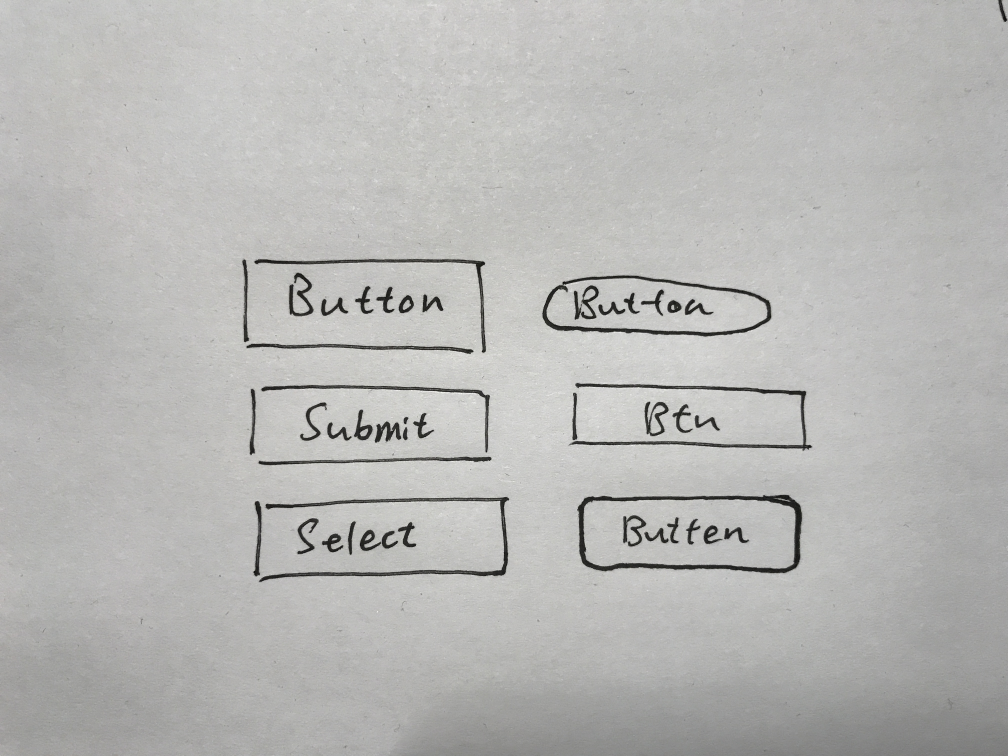
#> input picture Server/src/ImageProcessing/User Upload/IMG_1450.JPG, 4032 x 3024 px, found by its file name (shown at 1/4 size)
$ python -i OpenCVBoxDetection.py   (imports and definitions only)
#> lines starting #> are read from the running program, lines starting #| are printed output that depends on the picture; after the words box and inside, x2 and y2 are one past the last pixel; in counts of white or black regions, pixels touching at a corner belong together
### Server/src/Blocks/Blocks.py
from SingleBlock import SingleBlock

blocks = {}

IDAssignCount = 1

# Function will return individual block as an SingleBlock Object
def getBlockByID(blockID: int):
    return blocks[blockID]


def getTotalBlocks():
    return len(blocks)


def addBlock():
    global IDAssignCount
    blocks[IDAssignCount] = SingleBlock()
    getBlockByID(IDAssignCount).setBlockID(IDAssignCount)
    IDAssignCount += 1


# Example of how to use this
def runExample():
    addBlock()  # Creates a new single block object and assigned with ID 1
    addBlock()  # Block ID 2
    addBlock()
    addBlock()
    addBlock()

    # Example 1
    print(blocks, "\n")
    getBlockByID(1).appendAttribute(1, "green")
    getBlockByID(1).appendAttribute(2, "24px")
    print("Block attributes of block", getBlockByID(1).getBlockID(), "is: ", getBlockByID(1).getBlockAttributes())

    # Example 2
    getBlockByID(2).setSingleBlock_InHTML("This is a Button")
    getBlockByID(2).setSingleBlock_HTMLCode("<button>" + getBlockByID(2).getSingleBlock_InHTML() + "</button>")
    print("block 2 HTML code: ", getBlockByID(2).getSingleBlock_HTMLCode())


runExample()
#> (the call stopped at in addBlock, `blocks[IDAssignCount] = SingleBlock()`: SingleBlock is not available in this run)
#> (the call stopped at in addBlock, `blocks[IDAssignCount] = SingleBlock()`: SingleBlock is not available in this run)
#> (the call stopped at in addBlock, `blocks[IDAssignCount] = SingleBlock()`: SingleBlock is not available in this run)
#> (the call stopped at in addBlock, `blocks[IDAssignCount] = SingleBlock()`: SingleBlock is not available in this run)
#> (the call stopped at in addBlock, `blocks[IDAssignCount] = SingleBlock()`: SingleBlock is not available in this run)

### Server/src/ImageProcessing/OpenCVBoxDetection.py
from src.Blocks.Blocks import addBlock, getBlockByID, blocks
from imutils.contours import sort_contours
import cv2
import os
import glob
import numpy as np
import matplotlib.pyplot as plt
import multiprocessing as mp
import time

Image_Debug = True
Console_Logger = False

# This is just for the py plotting results (debug purposes)
fig = plt.figure(figsize=(8, 8))
columns = 3
rows = 3

ITERATIONS = 1
DUPLICATE_TARESHOLD = 80
MIN_LINE_GAP = 150
MAX_LINE_GAP = 30
exported_contours = []


# Not being used
# [7 lines left out: function enhanceImage, not called in this run]


# 3.5
def createSingleBlockInstance(id, x, y, h, w, sorcePath):
    addBlock()
    getBlockByID(id).setX_Location(x)
    getBlockByID(id).setY_Location(y)
    getBlockByID(id).set_Height(h)
    getBlockByID(id).set_Width(w)
    getBlockByID(id).setImagePath(sorcePath)


# 2
# line_Balding function
# Param: a openCV Bin Image
# Return: Bolded openCV Bin Image
def line_Bolding(imgpath):
    img = cv2.imread(imgpath)
    gray = cv2.cvtColor(img, cv2.COLOR_BGR2GRAY)
    edges = cv2.Canny(gray, 255, 255, apertureSize=3)

    if Image_Debug: cv2.imwrite('DebugImagesDir/cann.jpg', edges)

    # HoughLinesP()
    # pass in params (image*, rho, theta, threshold[, lines[, minLineLength[, maxLineGap]]])
    # threshold: should not be adjusted co-relate to the Canny Function
    # minLineLength: Threshold how the shortest line
    # maxLineGap: Gap length that are allowed  between line to line inorder to consider it as a line
    lines = cv2.HoughLinesP(edges, rho=1, theta=1 * np.pi / 180, threshold=20, minLineLength=MIN_LINE_GAP,
                            maxLineGap=MAX_LINE_GAP)

    if Console_Logger: print(len(lines))

    for i in range(0, len(lines)):
        x1, y1, x2, y2 = lines[i][0]
        if Console_Logger: print(x1, y1, x2, y2)

        # Draw the thicker black line on to the image
        cv2.line(img, (x1, y1), (x2, y2), (0, 0, 0), 8)

    cv2.imwrite('DebugImagesDir/houghlines5.jpg', img)
    cv2.destroyAllWindows()


# 3
def box_extraction(original_image_path, img_for_box_extraction_path, cropped_dir_path):
    orginal_image = cv2.imread(original_image_path, 0)

    img = cv2.imread(img_for_box_extraction_path, 0)  # Read the image
    # img = img_for_box_extraction_path
    # cv2.imshow(img)
    (thresh, img_bin) = cv2.threshold(img, 128, 255,
                                      cv2.THRESH_BINARY | cv2.THRESH_OTSU)  # Threshold and contrast the image
    img_bin = cv2.resize(img_bin, (3000, 2000))

    # img = line_Bolding(cv2.imread(img_for_box_extraction_path, 0))
    try:
        img_bin = 255 - img_bin  # Invert the image
    except:
        print("failed to invert")

    if Image_Debug: cv2.imwrite("DebugImagesDir/Image_bin.jpg", img_bin)

    # Defining a kernel length
    kernel_length = np.array(img).shape[1] // 80
    # A verticle kernel of (1 X kernel_length), which will detect all the verticle lines from the image.
    verticle_kernel = cv2.getStructuringElement(cv2.MORPH_RECT, (1, kernel_length))
    # A horizontal kernel of (kernel_length X 1), which will help to detect all the horizontal line from the image.
    hori_kernel = cv2.getStructuringElement(cv2.MORPH_RECT, (kernel_length, 1))
    # A kernel of (3 X 3) ones.
    kernel = cv2.getStructuringElement(cv2.MORPH_RECT, (3, 3))
    # Morphological operation to detect verticle lines from an image

    # Morphological operation to detect vertical lines from an image
    img_temp1 = cv2.erode(img_bin, verticle_kernel, iterations=ITERATIONS)
    verticle_lines_img = cv2.dilate(img_temp1, verticle_kernel, iterations=ITERATIONS)
    if Image_Debug: cv2.imwrite("DebugImagesDir/verticle_lines.jpg", verticle_lines_img)
    # Morphological operation to detect horizontal lines from an image
    img_temp2 = cv2.erode(img_bin, hori_kernel, iterations=ITERATIONS)
    horizontal_lines_img = cv2.dilate(img_temp2, hori_kernel, iterations=ITERATIONS)
    if Image_Debug: cv2.imwrite("DebugImagesDir/horizontal_lines.jpg", horizontal_lines_img)

    # summation or two images
    alpha = 0.5
    beta = 1.0 - alpha
    img_final_bin = cv2.addWeighted(verticle_lines_img, alpha, horizontal_lines_img, beta, 0.0)
    img_final_bin = cv2.erode(~img_final_bin, kernel, iterations=ITERATIONS)
    (thresh, img_final_bin) = cv2.threshold(img_final_bin, 128, 255, cv2.THRESH_BINARY | cv2.THRESH_OTSU)
    if Image_Debug: cv2.imwrite("DebugImagesDir/img_final_bin.jpg", img_final_bin)

    # Find contours for image, which will detect all the boxes
    contours, hierarchy = cv2.findContours(img_final_bin, cv2.RETR_TREE, cv2.CHAIN_APPROX_SIMPLE)
    # Sort all the contours by top to bottom.
    (contours, boundingBoxes) = sort_contours(contours, method="top-to-bottom")

    if Console_Logger: print("============================")
    # if Console_Logger: print(hierarchy)
    print(hierarchy)
    if Console_Logger: print("============================")

    idx = 0

    contoursSize = len(contours)
    print("The contours size", contoursSize)
    tempCounter = 0

    for c in contours:

        objectComplexity = 0

        # Returns the location and width,height for every contour
        x, y, w, h = cv2.boundingRect(c)
        # img = cv2.rectangle(img, (x, y), (x + w, y + h), (0, 255, 0), 2)
        if Console_Logger: print("the width: ", w)
        if Console_Logger: print("the height: ", h)
        if Console_Logger: print(w, " > the 3*h: ", 3 * h)
        if Console_Logger: print("========================")
        # If the box height is greater then 700 or width is >700, then only save it as a box in "cropped/" folder.
        if ((w > 700 and h > 30) or (h > 700 and w > 30)) and w != 3000 and h != 2000:
            if Console_Logger: print("image Crop!")
            if Console_Logger: print(x, y, w, h)
            exported_contours.append([x, y, w, h])
        else:


            # WORK IN PROGRESS!!!!!
            # Examine The children in each hierarchy
            # Should be able to support the business attribute in each building blocks
            # Which will be a useful attribute during the compiling process
            for exp in exported_contours:
                # 0:x
                # 1:y
                # 2:w
                # 3:h
                if x > exp[0] and x < exp[0] + exp[2] and y > exp[1] and y < exp[1] + exp[3]:
                    print("innerObjectDetected!")
                    tempCounter += 1


            if Console_Logger: print("log: element too small")
            if Console_Logger: print("===========================")

    print("recorded", tempCounter)

    # Iterate through final candidates and remove repetitive blocks
    for i in range(len(exported_contours) - 1, 0, -1):
        for j in range(i):
            if Console_Logger: print(exported_contours[i][0])
            # Compare X axis and Y see if it is similar crop
            if abs(exported_contours[i][0] - exported_contours[j][0]) <= DUPLICATE_TARESHOLD and abs(
                    exported_contours[i][1] - exported_contours[j][1]) <= DUPLICATE_TARESHOLD:
                # Similar item choose bigger frame and save to the list.
                if Console_Logger: print("First Condition")

                # Choose the bigger crop and pop the smaller one
                if ((exported_contours[j][2] + exported_contours[j][3]) > exported_contours[i][2] +
                        exported_contours[i][3]):
                    exported_contours.pop(i)

    if Console_Logger: print("============")
    # Cropping image and create single block instances
    if Console_Logger: print(exported_contours)
    idx = 0
    for i in range(0, len(exported_contours)):
        idx += 1
        x = exported_contours[i][0]
        y = exported_contours[i][1]
        w = exported_contours[i][2]
        h = exported_contours[i][3]

        # The crop is right is too tight since it is right on the border, this adjusts with bigger border
        x -= 200
        y -= 80
        w += 100
        h += 80

        if Console_Logger: print(x, y, w, h)
        # Cropping the original image
        new_img = orginal_image[y:y + h, x:x + w]

        try:
            cv2.imwrite(cropped_dir_path + str(idx) + '.png', new_img)
            createSingleBlockInstance(idx, x, y, h, w, cropped_dir_path + str(idx) + '.png')
        except:
            exported_contours.pop(i)
            print("error")
            continue

        # Display cropped image onto the matplot
        if Image_Debug: fig.add_subplot(rows, columns, idx)
        if Image_Debug: plt.imshow(new_img)

    if Image_Debug: plt.show()
    # if Image_Debug: cv2.imshow('boxed', img)
    cv2.waitKey(0)
    cv2.destroyAllWindows()


### !!!!!! Be mindful all the files under that dir will be deleted
def clearImageDir(folder_path):
    files = glob.glob(folder_path + "*")
    for f in files:
        os.remove(f)


# 1
def image_Rescale(image_Path):
    size = 3000, 2000
    from PIL import Image
    im = Image.open(image_Path)
    im.thumbnail(size)
    new_path = "User Upload/" + "_resized.jpg"
    im.save(new_path)
    return new_path


# Not being Used
# [4 lines left out: function move_File_To_User_Upload, not called in this run]


# file path must be in User Upload!
def execute_Box_Detection(fileName_mustBeInUserUpload):
    # file_name = "IMG_1450
    # move_File_To_User_Upload(fileName_mustBeInUserUpload, "'User Upload/userUpload.jpg")

    pool = mp.Pool()

    img = 'User Upload/' + fileName_mustBeInUserUpload
    imageOutputFileDirectory = "cropped/"

    # Delete images from previous session
    clearImageDir(imageOutputFileDirectory)

    img = image_Rescale(img)
#> in image_Rescale, im is the input picture: PIL image 4032x3024 RGB; mean R, G, B 183.4, 183.2, 181.3
    line_Bolding(img)
#> in line_Bolding, `edges = cv2.Canny(gray, 255, 255, apertureSize=3)`:
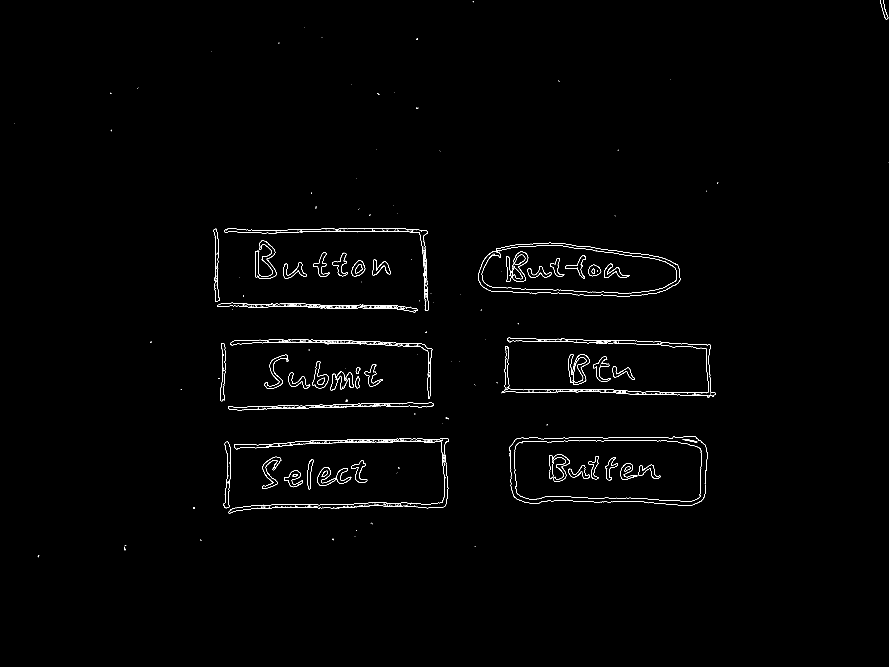
#> edges: shape (2000, 2667) (shown at 1/3 size); 0.64% white in thin lines or dots, all inside (x1, y1, x2, y2) = (43, 0, 2666, 1672)
#> in line_Bolding, `lines = cv2.HoughLinesP(edges, rho=1, theta=1 * np.pi / 180, threshold..`: lines = 70 rows, first 6: [977, 1329, 1209, 1325], [1870, 1174, 2145, 1178], [929, 1327, 1099, 1324], [1884, 1182, 2140, 1186], [926, 1020, 1108, 1023], [808, 1027, 1088, 1027]
#> the loop in line_Bolding, `for i in range(0, len(lines)):` made 70 passes
#> after the loop in line_Bolding, `for i in range(0, len(lines)):`:
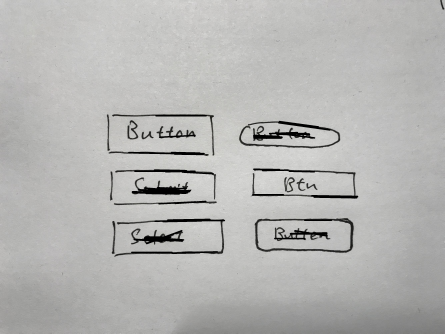
#> img: shape (2000, 2667, 3) (shown at 1/6 size); mean B, G, R 179.5, 181.2, 181.4

    # pool.map(box_extraction, [img, "DebugImagesDir/houghlines5.jpg", imageOutputFileDirectory])
    box_extraction(img, "DebugImagesDir/houghlines5.jpg", imageOutputFileDirectory)
#> in box_extraction, `(thresh, img_bin) = cv2.threshold(img, 128, 255, cv2.THRESH_BINARY | c..`:
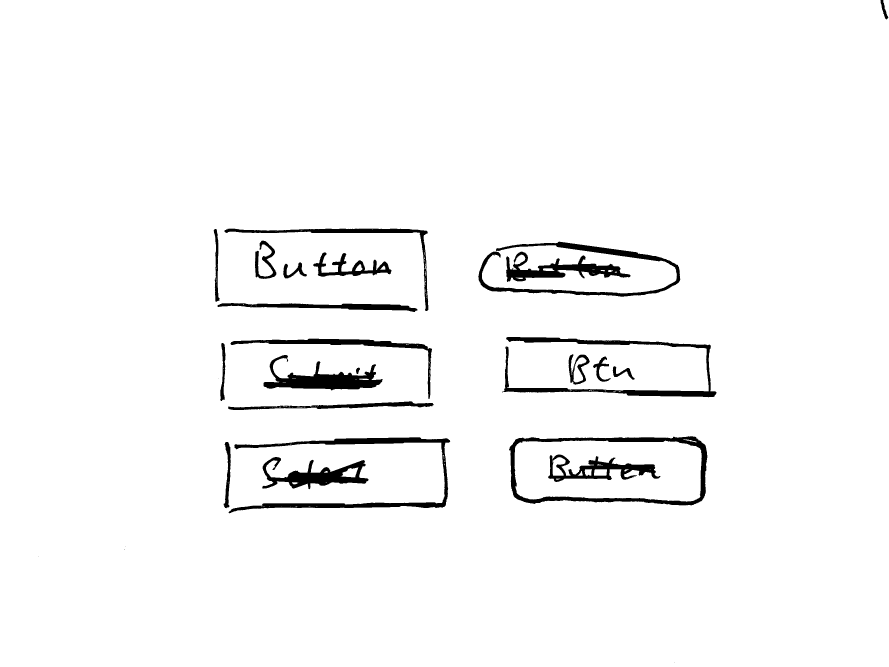
#> img_bin: shape (2000, 2667) (shown at 1/3 size); 96.9% white; 29 black regions (6 under 20 px), largest, box (x1, y1, x2, y2) and area: (1527, 1309, 2122, 1516) 17780, (686, 1312, 1351, 1540) 17768, (1506, 1011, 2150, 1192) 16872
#> in box_extraction, `(thresh, img_bin) = cv2.threshold(img, 128, 255, cv2.THRESH_BINARY | c..`: thresh = 104
#> in box_extraction, `img_bin = 255 - img_bin`:
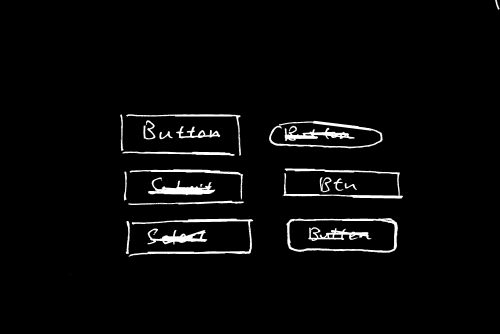
#> img_bin: shape (2000, 3000) (shown at 1/6 size); min 0, max 255, mean 7.8
#> in box_extraction, `verticle_kernel = cv2.getStructuringElement(cv2.MORPH_RECT, (1, kernel..`: verticle_kernel = 33 values from 1 to 1
#> in box_extraction, `kernel = cv2.getStructuringElement(cv2.MORPH_RECT, (3, 3))`: kernel = [[1, 1, 1], [1, 1, 1], [1, 1, 1]]
#> in box_extraction, `img_temp1 = cv2.erode(img_bin, verticle_kernel, iterations=ITERATIONS)`:
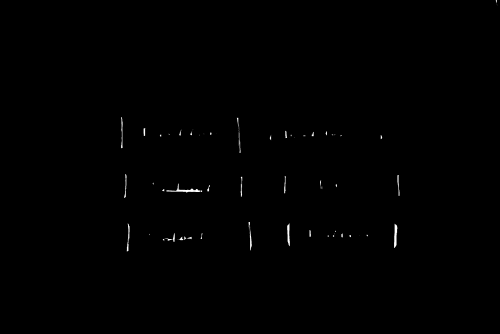
#> img_temp1: shape (2000, 3000) (shown at 1/6 size); min 0, max 255, mean 0.7
#> in box_extraction, `(thresh, img_final_bin) = cv2.threshold(img_final_bin, 128, 255, cv2.T..`:
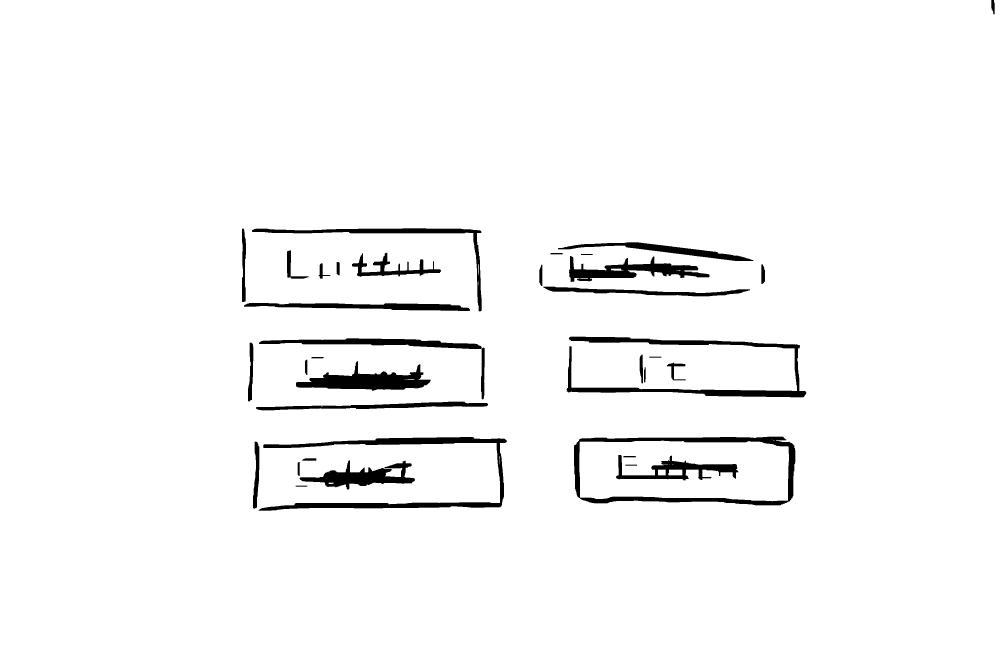
#> img_final_bin: shape (2000, 3000) (shown at 1/3 size); 96.9% white; 37 black regions
#> in box_extraction, `(thresh, img_final_bin) = cv2.threshold(img_final_bin, 128, 255, cv2.T..`: thresh = 183
#> in box_extraction, `contours, hierarchy = cv2.findContours(img_final_bin, cv2.RETR_TREE, c..`: contours = 53 contours, 9 with area under 20; largest, box (x1, y1, x2, y2) and area: (0, 0, 3000, 2000) 5994620, (1721, 1309, 2387, 1517) 127918, (1738, 1322, 2367, 1504) 104857, (775, 1310, 1522, 1533) 24268, (1699, 1009, 2420, 1193) 23336
#> in box_extraction, `(contours, boundingBoxes) = sort_contours(contours, method="top-to-bot..`: boundingBoxes = 53 items, first 6: (0, 0, 3000, 2000), (755, 684, 691, 251), (725, 685, 14, 222), (1673, 726, 588, 58), (860, 750, 67, 87), (1055, 757, 269, 74)
#> (printed output is left out)
#> in box_extraction, `contoursSize = len(contours)`: contoursSize = 53
#| The contours size 53
#> the loop in box_extraction, `for c in contours: ` made 53 passes
#> (printed output is left out)
#> after the loop in box_extraction, `for c in contours:`: exported_contours = [[1699, 1009, 721, 184], [775, 1310, 747, 223]]; tempCounter = 10
#| recorded 10
#> the loop in box_extraction, `for i in range(len(exported_contours) - 1, 0, -1):` made 1 pass
#> the loop in box_extraction, `for i in range(0, len(exported_contours)):` made 2 passes
#> (idx, x, y, w, h) on pass 1: (1, 1499, 929, 821, 264)
#> (printed output is left out)
#> pass 1, in box_extraction, `new_img = orginal_image[y:y + h, x:x + w]`:
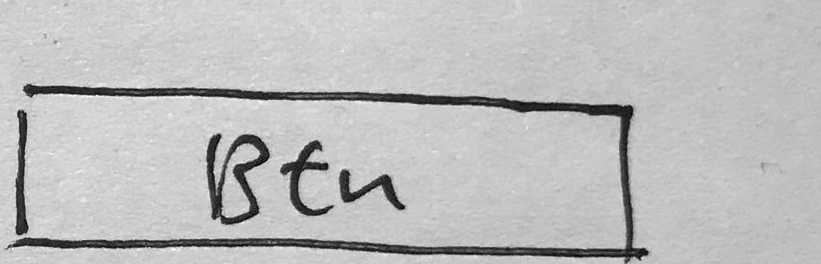
#> new_img: shape (264, 821); min 0, max 255, mean 188.8
#> after the loop in box_extraction, `for i in range(0, len(exported_contours)):`: exported_contours = [[775, 1310, 747, 223]]; idx = 2
    # box_extraction(img, imageOutputFileDirectory)

    if Console_Logger:
        print("==================Image Cropping Create Single Blocks=====================")
        print(blocks)

        for i in blocks:
            print("Block ", i, " ID: :", getBlockByID(i).getBlockID())
            print("Block ", i, " X Location: :", getBlockByID(i).getX_Location())
            print("Block ", i, " Y Location: :", getBlockByID(i).getY_Location())
            print("Block ", i, " Width: :", getBlockByID(i).get_Width())
            print("Block ", i, " Height: :", getBlockByID(i).get_Height())
            print("Block ", i, " image path: :", getBlockByID(i).getImagePath())
            print("========================================================================")


# [11 lines not run here, left out]

# To-do
# [Done]  Reformat and resize the image to get consistent result and image crop
# [Done]  Crop image with the x, y, w, h adjust.
# [Done]  Save the crop of the source file instead of the bolded one
# [In Progress] Image enhancer on the original Image
# [In Progress] Uses child relationship and hierarchy to know the objects within each block
#               and eventually add it into single block attribute

#> (the run stopped early here; a loop or call above may not have finished)
